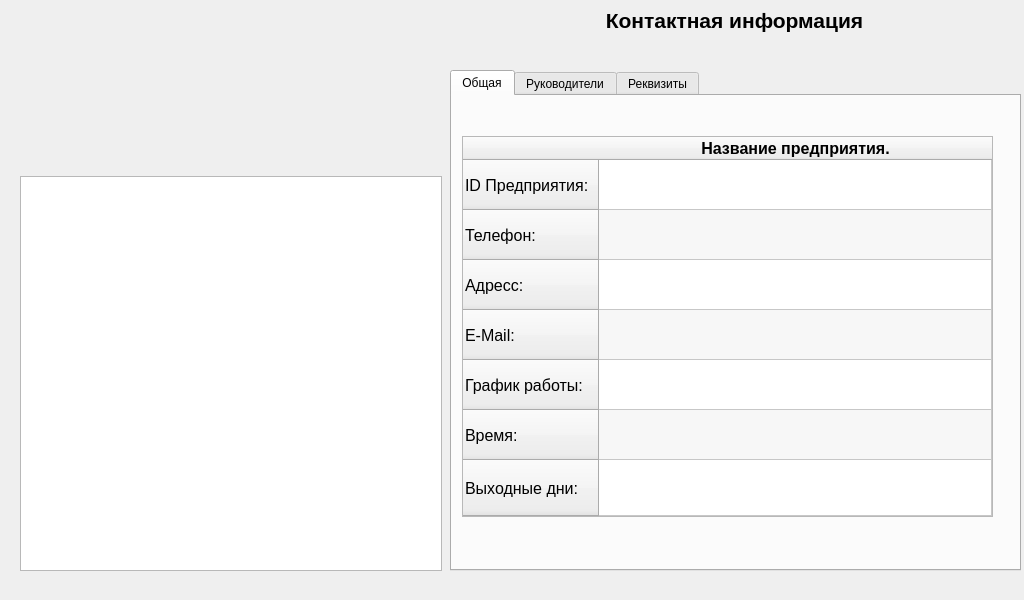
<?xml version="1.0" encoding="UTF-8"?>
<ui version="4.0">
 <class>contactWindow</class>
 <widget class="QMainWindow" name="contactWindow">
  <property name="geometry">
   <rect>
    <x>0</x>
    <y>0</y>
    <width>1024</width>
    <height>600</height>
   </rect>
  </property>
  <property name="minimumSize">
   <size>
    <width>400</width>
    <height>200</height>
   </size>
  </property>
  <property name="maximumSize">
   <size>
    <width>1024</width>
    <height>600</height>
   </size>
  </property>
  <property name="windowTitle">
   <string>MainWindow</string>
  </property>
  <widget class="QWidget" name="centralwidget">
   <widget class="QWidget" name="verticalLayoutWidget">
    <property name="geometry">
     <rect>
      <x>20</x>
      <y>20</y>
      <width>422</width>
      <height>551</height>
     </rect>
    </property>
    <layout class="QVBoxLayout" name="verticalLayout">
     <item>
      <widget class="QLabel" name="logoCompany">
       <property name="minimumSize">
        <size>
         <width>420</width>
         <height>150</height>
        </size>
       </property>
       <property name="maximumSize">
        <size>
         <width>420</width>
         <height>150</height>
        </size>
       </property>
       <property name="text">
        <string/>
       </property>
       <property name="alignment">
        <set>Qt::AlignCenter</set>
       </property>
      </widget>
     </item>
     <item>
      <widget class="QTextEdit" name="textEdit">
       <property name="readOnly">
        <bool>true</bool>
       </property>
      </widget>
     </item>
    </layout>
   </widget>
   <widget class="QLabel" name="label">
    <property name="geometry">
     <rect>
      <x>460</x>
      <y>0</y>
      <width>549</width>
      <height>40</height>
     </rect>
    </property>
    <property name="minimumSize">
     <size>
      <width>0</width>
      <height>40</height>
     </size>
    </property>
    <property name="maximumSize">
     <size>
      <width>16777215</width>
      <height>40</height>
     </size>
    </property>
    <property name="font">
     <font>
      <pointsize>16</pointsize>
      <bold>true</bold>
     </font>
    </property>
    <property name="text">
     <string>Контактная информация</string>
    </property>
    <property name="alignment">
     <set>Qt::AlignCenter</set>
    </property>
   </widget>
   <widget class="QTabWidget" name="tabWidget">
    <property name="geometry">
     <rect>
      <x>450</x>
      <y>70</y>
      <width>571</width>
      <height>501</height>
     </rect>
    </property>
    <property name="tabShape">
     <enum>QTabWidget::Rounded</enum>
    </property>
    <property name="currentIndex">
     <number>0</number>
    </property>
    <property name="movable">
     <bool>true</bool>
    </property>
    <property name="tabBarAutoHide">
     <bool>false</bool>
    </property>
    <widget class="QWidget" name="tab">
     <attribute name="title">
      <string>Общая</string>
     </attribute>
     <widget class="QTableWidget" name="generalTable">
      <property name="geometry">
       <rect>
        <x>10</x>
        <y>40</y>
        <width>531</width>
        <height>381</height>
       </rect>
      </property>
      <property name="verticalScrollBarPolicy">
       <enum>Qt::ScrollBarAlwaysOff</enum>
      </property>
      <property name="horizontalScrollBarPolicy">
       <enum>Qt::ScrollBarAlwaysOff</enum>
      </property>
      <property name="autoScroll">
       <bool>false</bool>
      </property>
      <property name="autoScrollMargin">
       <number>0</number>
      </property>
      <property name="editTriggers">
       <set>QAbstractItemView::AnyKeyPressed</set>
      </property>
      <property name="tabKeyNavigation">
       <bool>true</bool>
      </property>
      <property name="showDropIndicator" stdset="0">
       <bool>true</bool>
      </property>
      <property name="dragEnabled">
       <bool>true</bool>
      </property>
      <property name="dragDropOverwriteMode">
       <bool>true</bool>
      </property>
      <property name="dragDropMode">
       <enum>QAbstractItemView::NoDragDrop</enum>
      </property>
      <property name="defaultDropAction">
       <enum>Qt::IgnoreAction</enum>
      </property>
      <property name="alternatingRowColors">
       <bool>true</bool>
      </property>
      <property name="selectionMode">
       <enum>QAbstractItemView::SingleSelection</enum>
      </property>
      <property name="selectionBehavior">
       <enum>QAbstractItemView::SelectRows</enum>
      </property>
      <property name="textElideMode">
       <enum>Qt::ElideNone</enum>
      </property>
      <property name="verticalScrollMode">
       <enum>QAbstractItemView::ScrollPerPixel</enum>
      </property>
      <property name="horizontalScrollMode">
       <enum>QAbstractItemView::ScrollPerPixel</enum>
      </property>
      <property name="showGrid">
       <bool>true</bool>
      </property>
      <property name="wordWrap">
       <bool>false</bool>
      </property>
      <property name="cornerButtonEnabled">
       <bool>false</bool>
      </property>
      <attribute name="horizontalHeaderVisible">
       <bool>true</bool>
      </attribute>
      <attribute name="horizontalHeaderCascadingSectionResizes">
       <bool>false</bool>
      </attribute>
      <attribute name="horizontalHeaderMinimumSectionSize">
       <number>100</number>
      </attribute>
      <attribute name="horizontalHeaderDefaultSectionSize">
       <number>100</number>
      </attribute>
      <attribute name="horizontalHeaderStretchLastSection">
       <bool>true</bool>
      </attribute>
      <attribute name="verticalHeaderVisible">
       <bool>true</bool>
      </attribute>
      <attribute name="verticalHeaderCascadingSectionResizes">
       <bool>false</bool>
      </attribute>
      <attribute name="verticalHeaderMinimumSectionSize">
       <number>50</number>
      </attribute>
      <attribute name="verticalHeaderDefaultSectionSize">
       <number>50</number>
      </attribute>
      <attribute name="verticalHeaderHighlightSections">
       <bool>false</bool>
      </attribute>
      <attribute name="verticalHeaderShowSortIndicator" stdset="0">
       <bool>false</bool>
      </attribute>
      <attribute name="verticalHeaderStretchLastSection">
       <bool>true</bool>
      </attribute>
      <row>
       <property name="text">
        <string>ID Предприятия:</string>
       </property>
       <property name="font">
        <font>
         <pointsize>12</pointsize>
        </font>
       </property>
      </row>
      <row>
       <property name="text">
        <string>Телефон:</string>
       </property>
       <property name="font">
        <font>
         <pointsize>12</pointsize>
        </font>
       </property>
      </row>
      <row>
       <property name="text">
        <string>Адресс:</string>
       </property>
       <property name="font">
        <font>
         <pointsize>12</pointsize>
        </font>
       </property>
      </row>
      <row>
       <property name="text">
        <string>E-Mail:</string>
       </property>
       <property name="font">
        <font>
         <pointsize>12</pointsize>
        </font>
       </property>
      </row>
      <row>
       <property name="text">
        <string>График работы:</string>
       </property>
       <property name="font">
        <font>
         <pointsize>12</pointsize>
        </font>
       </property>
      </row>
      <row>
       <property name="text">
        <string>Время:</string>
       </property>
       <property name="font">
        <font>
         <pointsize>12</pointsize>
        </font>
       </property>
      </row>
      <row>
       <property name="text">
        <string>Выходные дни:</string>
       </property>
       <property name="font">
        <font>
         <pointsize>12</pointsize>
        </font>
       </property>
      </row>
      <column>
       <property name="text">
        <string>Название предприятия.</string>
       </property>
       <property name="font">
        <font>
         <pointsize>12</pointsize>
         <bold>true</bold>
        </font>
       </property>
      </column>
      <item row="0" column="0">
       <property name="text">
        <string/>
       </property>
      </item>
     </widget>
    </widget>
    <widget class="QWidget" name="tab_2">
     <attribute name="title">
      <string>Руководители</string>
     </attribute>
     <widget class="QTableWidget" name="ceoTable">
      <property name="geometry">
       <rect>
        <x>10</x>
        <y>20</y>
        <width>521</width>
        <height>181</height>
       </rect>
      </property>
      <property name="verticalScrollBarPolicy">
       <enum>Qt::ScrollBarAlwaysOff</enum>
      </property>
      <property name="horizontalScrollBarPolicy">
       <enum>Qt::ScrollBarAlwaysOff</enum>
      </property>
      <property name="editTriggers">
       <set>QAbstractItemView::AnyKeyPressed</set>
      </property>
      <property name="alternatingRowColors">
       <bool>true</bool>
      </property>
      <property name="selectionMode">
       <enum>QAbstractItemView::SingleSelection</enum>
      </property>
      <attribute name="horizontalHeaderCascadingSectionResizes">
       <bool>false</bool>
      </attribute>
      <attribute name="horizontalHeaderMinimumSectionSize">
       <number>70</number>
      </attribute>
      <attribute name="horizontalHeaderDefaultSectionSize">
       <number>180</number>
      </attribute>
      <attribute name="horizontalHeaderShowSortIndicator" stdset="0">
       <bool>false</bool>
      </attribute>
      <attribute name="horizontalHeaderStretchLastSection">
       <bool>true</bool>
      </attribute>
      <attribute name="verticalHeaderMinimumSectionSize">
       <number>50</number>
      </attribute>
      <attribute name="verticalHeaderDefaultSectionSize">
       <number>50</number>
      </attribute>
      <attribute name="verticalHeaderHighlightSections">
       <bool>false</bool>
      </attribute>
      <attribute name="verticalHeaderStretchLastSection">
       <bool>true</bool>
      </attribute>
      <row>
       <property name="text">
        <string>ID Предприятия:</string>
       </property>
       <property name="font">
        <font>
         <pointsize>12</pointsize>
        </font>
       </property>
      </row>
      <row>
       <property name="text">
        <string>ФИО:</string>
       </property>
       <property name="font">
        <font>
         <pointsize>12</pointsize>
        </font>
       </property>
      </row>
      <row>
       <property name="text">
        <string>Телефон:</string>
       </property>
       <property name="font">
        <font>
         <pointsize>12</pointsize>
        </font>
       </property>
      </row>
      <column>
       <property name="text">
        <string>Генеральный директор</string>
       </property>
       <property name="font">
        <font>
         <pointsize>12</pointsize>
         <bold>true</bold>
        </font>
       </property>
      </column>
     </widget>
     <widget class="QTableWidget" name="managersTable">
      <property name="geometry">
       <rect>
        <x>10</x>
        <y>230</y>
        <width>521</width>
        <height>181</height>
       </rect>
      </property>
      <property name="verticalScrollBarPolicy">
       <enum>Qt::ScrollBarAlwaysOff</enum>
      </property>
      <property name="horizontalScrollBarPolicy">
       <enum>Qt::ScrollBarAlwaysOff</enum>
      </property>
      <property name="editTriggers">
       <set>QAbstractItemView::AnyKeyPressed</set>
      </property>
      <property name="alternatingRowColors">
       <bool>true</bool>
      </property>
      <property name="selectionMode">
       <enum>QAbstractItemView::SingleSelection</enum>
      </property>
      <attribute name="horizontalHeaderCascadingSectionResizes">
       <bool>false</bool>
      </attribute>
      <attribute name="horizontalHeaderMinimumSectionSize">
       <number>70</number>
      </attribute>
      <attribute name="horizontalHeaderDefaultSectionSize">
       <number>180</number>
      </attribute>
      <attribute name="horizontalHeaderShowSortIndicator" stdset="0">
       <bool>false</bool>
      </attribute>
      <attribute name="horizontalHeaderStretchLastSection">
       <bool>true</bool>
      </attribute>
      <attribute name="verticalHeaderMinimumSectionSize">
       <number>50</number>
      </attribute>
      <attribute name="verticalHeaderDefaultSectionSize">
       <number>50</number>
      </attribute>
      <attribute name="verticalHeaderHighlightSections">
       <bool>false</bool>
      </attribute>
      <attribute name="verticalHeaderStretchLastSection">
       <bool>true</bool>
      </attribute>
      <row>
       <property name="text">
        <string>ID Предприятия:</string>
       </property>
       <property name="font">
        <font>
         <pointsize>12</pointsize>
        </font>
       </property>
      </row>
      <row>
       <property name="text">
        <string>ФИО:</string>
       </property>
       <property name="font">
        <font>
         <pointsize>12</pointsize>
        </font>
       </property>
      </row>
      <row>
       <property name="text">
        <string>Телефон:</string>
       </property>
       <property name="font">
        <font>
         <pointsize>12</pointsize>
        </font>
       </property>
      </row>
      <column>
       <property name="text">
        <string>Руководитель отдела маркетинга</string>
       </property>
       <property name="font">
        <font>
         <pointsize>12</pointsize>
         <bold>true</bold>
        </font>
       </property>
      </column>
     </widget>
    </widget>
    <widget class="QWidget" name="tab_3">
     <attribute name="title">
      <string>Реквизиты</string>
     </attribute>
     <widget class="QTableWidget" name="requisitesTable">
      <property name="geometry">
       <rect>
        <x>10</x>
        <y>20</y>
        <width>521</width>
        <height>431</height>
       </rect>
      </property>
      <property name="verticalScrollBarPolicy">
       <enum>Qt::ScrollBarAlwaysOff</enum>
      </property>
      <property name="horizontalScrollBarPolicy">
       <enum>Qt::ScrollBarAlwaysOff</enum>
      </property>
      <property name="sizeAdjustPolicy">
       <enum>QAbstractScrollArea::AdjustToContents</enum>
      </property>
      <property name="autoScroll">
       <bool>false</bool>
      </property>
      <property name="editTriggers">
       <set>QAbstractItemView::AnyKeyPressed</set>
      </property>
      <property name="showDropIndicator" stdset="0">
       <bool>true</bool>
      </property>
      <property name="dragDropOverwriteMode">
       <bool>true</bool>
      </property>
      <property name="alternatingRowColors">
       <bool>true</bool>
      </property>
      <property name="selectionMode">
       <enum>QAbstractItemView::SingleSelection</enum>
      </property>
      <property name="verticalScrollMode">
       <enum>QAbstractItemView::ScrollPerPixel</enum>
      </property>
      <property name="horizontalScrollMode">
       <enum>QAbstractItemView::ScrollPerPixel</enum>
      </property>
      <attribute name="horizontalHeaderCascadingSectionResizes">
       <bool>false</bool>
      </attribute>
      <attribute name="horizontalHeaderMinimumSectionSize">
       <number>50</number>
      </attribute>
      <attribute name="horizontalHeaderShowSortIndicator" stdset="0">
       <bool>false</bool>
      </attribute>
      <attribute name="horizontalHeaderStretchLastSection">
       <bool>true</bool>
      </attribute>
      <attribute name="verticalHeaderCascadingSectionResizes">
       <bool>false</bool>
      </attribute>
      <attribute name="verticalHeaderMinimumSectionSize">
       <number>40</number>
      </attribute>
      <attribute name="verticalHeaderDefaultSectionSize">
       <number>40</number>
      </attribute>
      <attribute name="verticalHeaderHighlightSections">
       <bool>false</bool>
      </attribute>
      <attribute name="verticalHeaderStretchLastSection">
       <bool>true</bool>
      </attribute>
      <row>
       <property name="text">
        <string>ID Предприятия:</string>
       </property>
       <property name="font">
        <font>
         <pointsize>12</pointsize>
        </font>
       </property>
      </row>
      <row>
       <property name="text">
        <string>Юридическое название:</string>
       </property>
       <property name="font">
        <font>
         <pointsize>12</pointsize>
        </font>
       </property>
      </row>
      <row>
       <property name="text">
        <string>Юридический адрес:</string>
       </property>
       <property name="font">
        <font>
         <pointsize>12</pointsize>
        </font>
       </property>
      </row>
      <row>
       <property name="text">
        <string>Фактический адрес:</string>
       </property>
       <property name="font">
        <font>
         <pointsize>12</pointsize>
        </font>
       </property>
      </row>
      <row>
       <property name="text">
        <string>ИНН:</string>
       </property>
       <property name="font">
        <font>
         <pointsize>12</pointsize>
        </font>
       </property>
      </row>
      <row>
       <property name="text">
        <string>ОГРНИП:</string>
       </property>
       <property name="font">
        <font>
         <pointsize>12</pointsize>
        </font>
       </property>
      </row>
      <row>
       <property name="text">
        <string>Рас. cчёт №:</string>
       </property>
       <property name="font">
        <font>
         <pointsize>12</pointsize>
        </font>
       </property>
      </row>
      <row>
       <property name="text">
        <string>Кор. счёт №:</string>
       </property>
       <property name="font">
        <font>
         <pointsize>12</pointsize>
        </font>
       </property>
      </row>
      <row>
       <property name="text">
        <string>БИК:</string>
       </property>
       <property name="font">
        <font>
         <pointsize>12</pointsize>
        </font>
       </property>
      </row>
      <row>
       <property name="text">
        <string>Банк:</string>
       </property>
       <property name="font">
        <font>
         <pointsize>12</pointsize>
        </font>
       </property>
      </row>
      <column>
       <property name="text">
        <string>Реквизиты предприятия</string>
       </property>
       <property name="font">
        <font>
         <pointsize>12</pointsize>
         <bold>true</bold>
        </font>
       </property>
      </column>
     </widget>
    </widget>
   </widget>
  </widget>
 </widget>
 <resources/>
 <connections/>
</ui>
